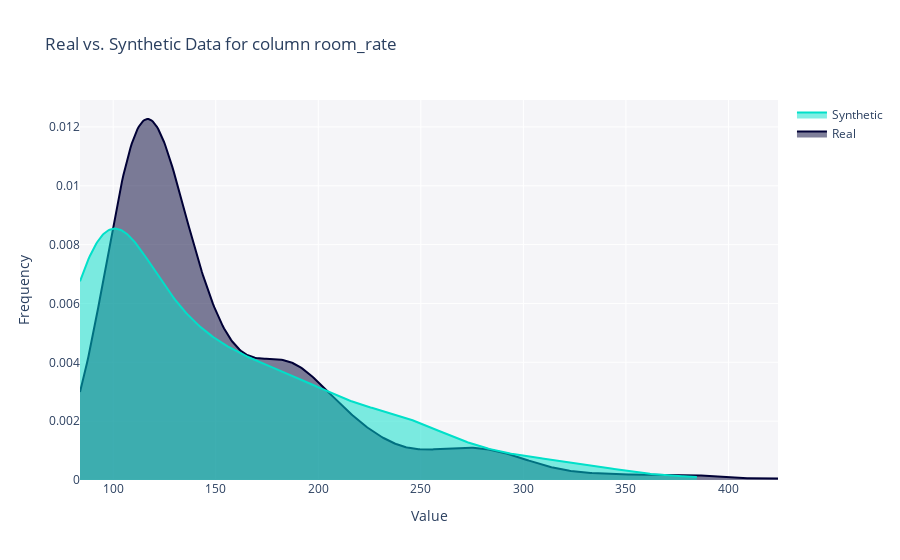

Here is the notebook cell this chart was saved with:
### Code cell
# visualizing the data

from sdv.evaluation.single_table import get_column_plot

fig = get_column_plot(
    real_data=real_data,
    synthetic_data=synthetic_data,
    column_name="room_rate",
    metadata=metadata
)

fig.show()

### Figure 1 — Plotly figure (JSON) as saved in the notebook; plotly's stock layout.template omitted (floating-point values rounded to 4 significant figures; data arrays with more than 128 entries replaced by an {"elided": "..."} marker saying what was removed)
{"data": [{"fill": "tozeroy", "hovertemplate": "<b>Real</b><br>Value: %{x}<br>Frequency: %{y}<extra></extra>", "legendgroup": "Real", "marker": {"color": "#000036"}, "mode": "lines", "name": "Real", "showlegend": true, "type": "scatter", "x": {"elided": "500 float values"}, "xaxis": "x", "y": {"elided": "500 float values"}, "yaxis": "y"}, {"fill": "tozeroy", "hovertemplate": "<b>Synthetic</b><br>Value: %{x}<br>Frequency: %{y}<extra></extra>", "legendgroup": "Synthetic", "marker": {"color": "#01E0C9"}, "mode": "lines", "name": "Synthetic", "showlegend": true, "type": "scatter", "x": {"elided": "500 float values"}, "xaxis": "x", "y": {"elided": "500 float values"}, "yaxis": "y"}], "layout": {"autosize": true, "barmode": "overlay", "hovermode": "closest", "legend": {"traceorder": "reversed"}, "plot_bgcolor": "#F5F5F8", "title": {"text": "Real vs. Synthetic Data for column room_rate"}, "xaxis": {"anchor": "y2", "autorange": true, "domain": [0, 1], "range": [83.8, 424.2], "title": {"text": "Value"}, "type": "linear", "zeroline": false}, "yaxis": {"anchor": "free", "autorange": true, "domain": [0, 1], "position": 0, "range": [0, 0.01291], "title": {"text": "Frequency"}, "type": "linear"}}}
